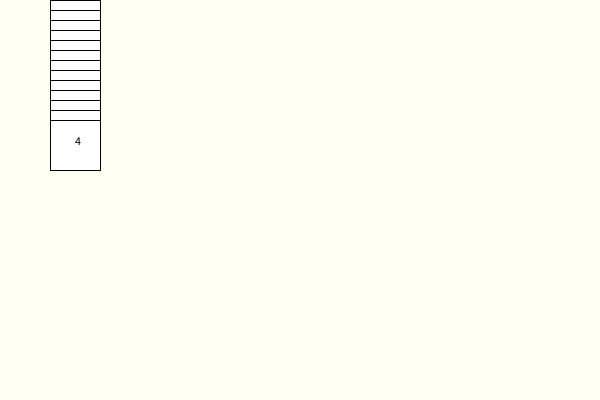
Frame 1 (no input)
Frame 60 (the mouse pressed at the canvas centre just before this capture): identical to frame 1, image omitted
Frame 120 (the mouse held since frame 60 and released just before this capture): identical to frame 1, image omitted

The Processing sketch that drew this single still picture (run headless with seeded random() and noise(); from frame 60 on, the mouse is pressed at the canvas centre):

// Processing sketch: week16_A_deck_02_ArrayList_Integer_deck_card
// ── week16_A_deck_02_ArrayList_Integer_deck_card.pde
ArrayList<Integer> deck = new ArrayList<Integer>();
void setup(){
  size(600,400);
  for(int i=0; i<13; i++){
    deck.add( int(random(13)) );
  }
}
void draw(){
  background(#FFFFF2);
  //for(Integer i : deck){
  for(int i=0; i<deck.size(); i++){
    fill(255); rect(50, i*10, 50, 50);
    fill(0); text( ""+deck.get(i), 75, i*10+25, 25);
  }
}
